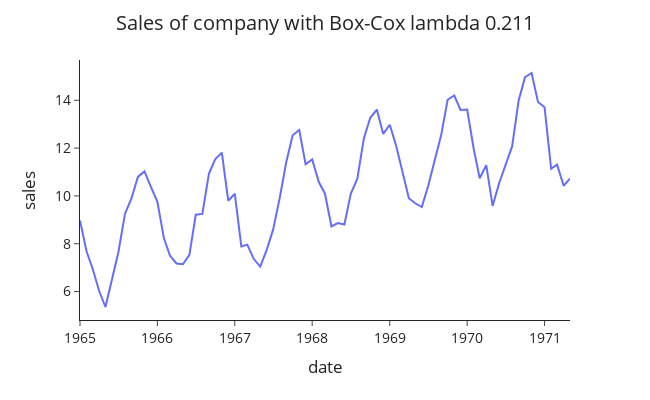

Source (notebook cell):
### Code cell
#Box-cox - finding optimal lambda

df = sales_of_company_x
df['box_cox'],lam = boxcox(df['Count'])
df.drop(columns={'Count'},inplace=True)

#plt_ts("Sales of company", df, x="Month",y="Count",x_label="date",y_label="sales", text=True, lam=lam)
plt_ts(f"Sales of company with Box-Cox lambda {lam:.3f}", df, x="Month",y="box_cox",x_label="date",y_label="sales")

### Figure 1 — Plotly figure (JSON) as saved in the notebook; plotly's stock layout.template omitted (floating-point values rounded to 4 significant figures)
{"data": [{"hovertemplate": "date=%{x}<br>sales=%{y}<extra></extra>", "legendgroup": "", "line": {"color": "#636efa", "dash": "solid"}, "marker": {"symbol": "circle"}, "mode": "lines", "name": "", "orientation": "v", "showlegend": false, "type": "scatter", "x": ["1965-01", "1965-02", "1965-03", "1965-04", "1965-05", "1965-06", "1965-07", "1965-08", "1965-09", "1965-10", "1965-11", "1965-12", "1966-01", "1966-02", "1966-03", "1966-04", "1966-05", "1966-06", "1966-07", "1966-08", "1966-09", "1966-10", "1966-11", "1966-12", "1967-01", "1967-02", "1967-03", "1967-04", "1967-05", "1967-06", "1967-07", "1967-08", "1967-09", "1967-10", "1967-11", "1967-12", "1968-01", "1968-02", "1968-03", "1968-04", "1968-05", "1968-06", "1968-07", "1968-08", "1968-09", "1968-10", "1968-11", "1968-12", "1969-01", "1969-02", "1969-03", "1969-04", "1969-05", "1969-06", "1969-07", "1969-08", "1969-09", "1969-10", "1969-11", "1969-12", "1970-01", "1970-02", "1970-03", "1970-04", "1970-05", "1970-06", "1970-07", "1970-08", "1970-09", "1970-10", "1970-11", "1970-12", "1971-01", "1971-02", "1971-03", "1971-04", "1971-05"], "xaxis": "x", "y": [8.976, 7.674, 6.978, 6.033, 5.354, 6.463, 7.647, 9.247, 9.903, 10.8, 11.02, 10.39, 9.753, 8.227, 7.507, 7.174, 7.142, 7.535, 9.212, 9.247, 10.92, 11.54, 11.81, 9.799, 10.09, 7.886, 7.962, 7.36, 7.045, 7.755, 8.6, 9.918, 11.42, 12.54, 12.75, 11.33, 11.53, 10.59, 10.1, 8.723, 8.861, 8.803, 10.09, 10.72, 12.42, 13.27, 13.61, 12.59, 12.97, 12.07, 11.05, 9.903, 9.691, 9.533, 10.41, 11.5, 12.57, 14.02, 14.2, 13.6, 13.62, 11.96, 10.74, 11.28, 9.581, 10.54, 11.31, 12.07, 14.0, 14.96, 15.14, 13.93, 13.71, 11.13, 11.31, 10.43, 10.72], "yaxis": "y"}], "layout": {"font": {"size": 14}, "height": 400, "legend": {"tracegroupgap": 0}, "margin": {"t": 60}, "title": {"text": "Sales of company with Box-Cox lambda 0.211", "x": 0.5}, "width": 650, "xaxis": {"anchor": "y", "domain": [0, 1], "title": {"text": "date"}}, "yaxis": {"anchor": "x", "domain": [0, 1], "title": {"text": "sales"}}}}
